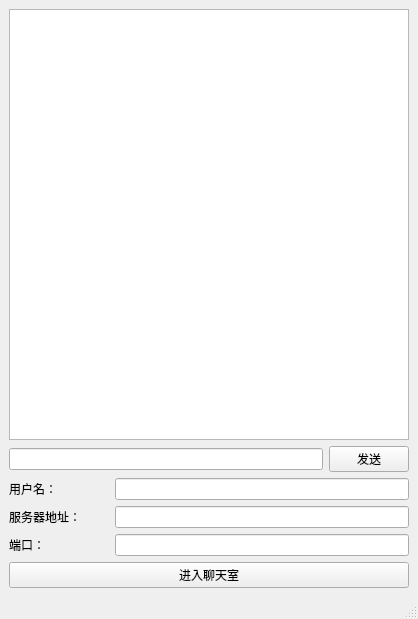
<?xml version="1.0" encoding="UTF-8"?>
<ui version="4.0">
 <class>MainWindow_6d2</class>
 <widget class="QMainWindow" name="MainWindow_6d2">
  <property name="geometry">
   <rect>
    <x>0</x>
    <y>0</y>
    <width>418</width>
    <height>619</height>
   </rect>
  </property>
  <property name="windowTitle">
   <string>TCP客户端</string>
  </property>
  <widget class="QWidget" name="centralwidget">
   <layout class="QVBoxLayout" name="verticalLayout">
    <item>
     <widget class="QListWidget" name="listWidget">
      <property name="minimumSize">
       <size>
        <width>400</width>
        <height>400</height>
       </size>
      </property>
     </widget>
    </item>
    <item>
     <layout class="QHBoxLayout" name="horizontalLayout">
      <item>
       <widget class="QLineEdit" name="lineEdit"/>
      </item>
      <item>
       <widget class="QPushButton" name="pushButton">
        <property name="text">
         <string>发送</string>
        </property>
       </widget>
      </item>
     </layout>
    </item>
    <item>
     <layout class="QHBoxLayout" name="horizontalLayout_2">
      <item>
       <widget class="QLabel" name="label">
        <property name="minimumSize">
         <size>
          <width>100</width>
          <height>0</height>
         </size>
        </property>
        <property name="text">
         <string>用户名：</string>
        </property>
       </widget>
      </item>
      <item>
       <widget class="QLineEdit" name="lineEdit_2"/>
      </item>
     </layout>
    </item>
    <item>
     <layout class="QHBoxLayout" name="horizontalLayout_3">
      <item>
       <widget class="QLabel" name="label_2">
        <property name="minimumSize">
         <size>
          <width>100</width>
          <height>0</height>
         </size>
        </property>
        <property name="text">
         <string>服务器地址：</string>
        </property>
       </widget>
      </item>
      <item>
       <widget class="QLineEdit" name="lineEdit_3"/>
      </item>
     </layout>
    </item>
    <item>
     <layout class="QHBoxLayout" name="horizontalLayout_4">
      <item>
       <widget class="QLabel" name="label_3">
        <property name="minimumSize">
         <size>
          <width>100</width>
          <height>0</height>
         </size>
        </property>
        <property name="text">
         <string>端口：</string>
        </property>
       </widget>
      </item>
      <item>
       <widget class="QLineEdit" name="lineEdit_4"/>
      </item>
     </layout>
    </item>
    <item>
     <widget class="QPushButton" name="pushButton_2">
      <property name="text">
       <string>进入聊天室</string>
      </property>
     </widget>
    </item>
   </layout>
  </widget>
  <widget class="QMenuBar" name="menubar">
   <property name="geometry">
    <rect>
     <x>0</x>
     <y>0</y>
     <width>418</width>
     <height>21</height>
    </rect>
   </property>
  </widget>
  <widget class="QStatusBar" name="statusbar"/>
 </widget>
 <resources/>
 <connections/>
</ui>
